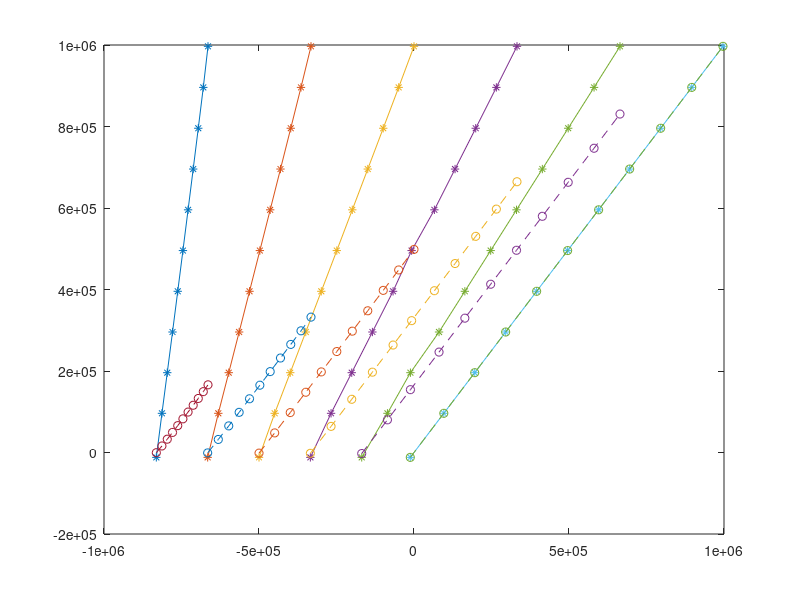
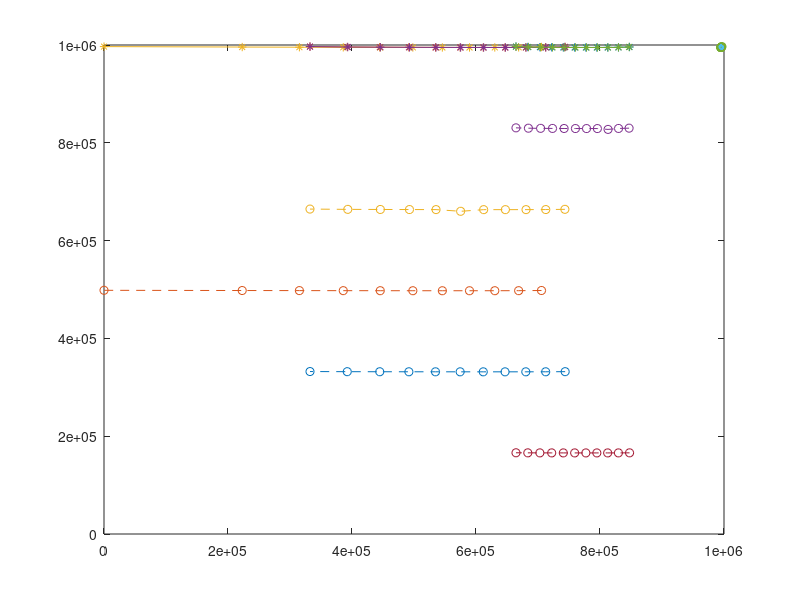
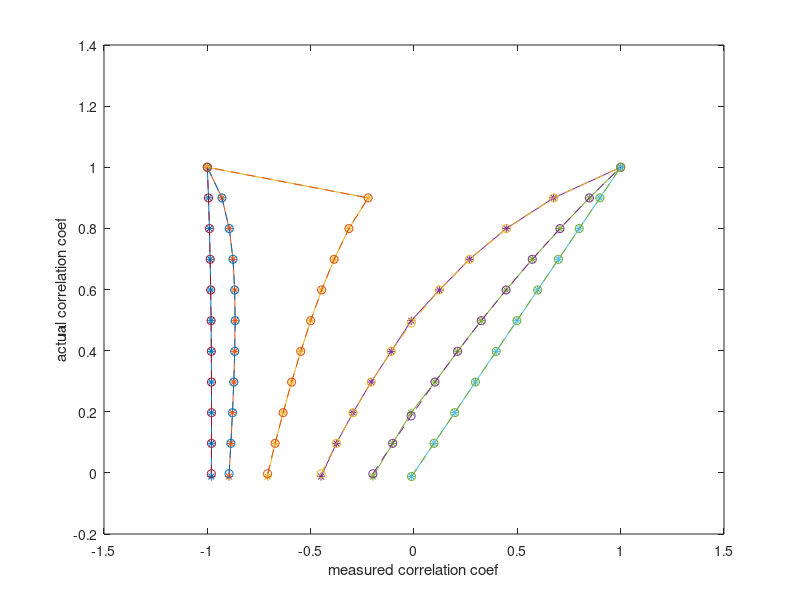
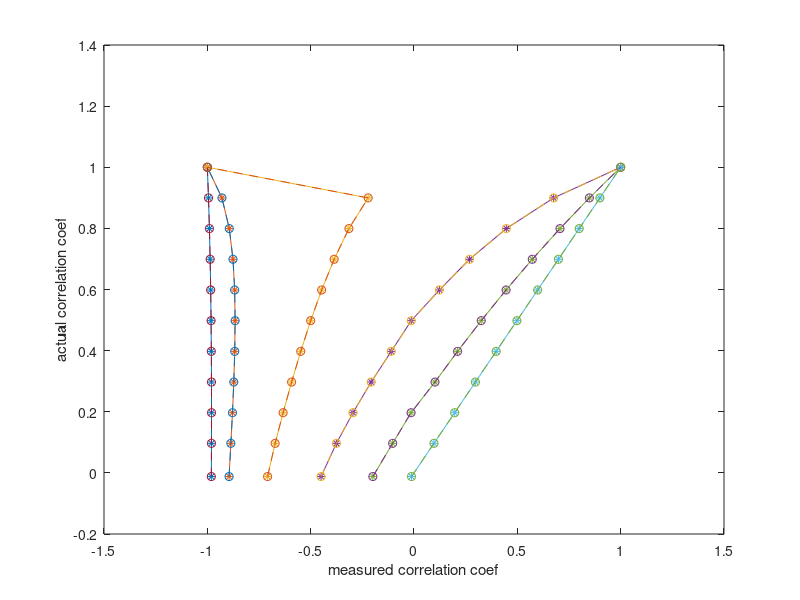

Recreate these plots in MATLAB, in order. (Note: this script raises an error after producing the figures.)
% this simulates the error in the measured noise correlations caused during
% simultaneous coductance recordings when the holding voltage is off.  This
% is equivilent to equation 2.7 in "Correlated noise..." paper.

c=[0:.1:1] ; % correlation
v2=[-50.0005:10:0] ; % voltage hold

Me_var = 10 ; % variance exc g (var(Ge)+var(s))
Mi_var = 10 ;

Ee=0 ; % revesal exc
Ei=-60;

v1=Ei; %

t=100000 ;

s_orig = normrnd(10,1,1,t) ; % conductances
Ge_orig = normrnd(10,1,1,t) ;
Gi_orig = normrnd(10,1,1,t) ;


for trial = 1:2 ;
   

for c_round = 1:length(c) ; % for each new correlation value

    
    for v_round = 1:length(v2) ; % for each new hold     
    
    S_var = c(c_round)*sqrt(Me_var*Mi_var) ; % variance of shared g
    
    s = s_orig*sqrt(S_var) ; % g actual
    Ge = Ge_orig*sqrt(Me_var-S_var) ;
    Gi = Gi_orig*sqrt(Mi_var-S_var) ;

    Me = ((Ge+s)*(v1-Ee)+(Gi+s)*(v1-Ei))/(Ei-Ee) ; % g measured
    Mi = ((Ge+s)*(v2(v_round)-Ee)+(Gi+s)*(v2(v_round)-Ei))/(Ee-Ei) ;
    
    if trial == 1 ;
       Mi = ((Ge+s)*(v2(v_round)-Ee)+(0)*(v2(v_round)-Ei))/(Ee-Ei) ; % g with inh blocked
    end
    
    AcMi(c_round,v_round) = max(xcov(Mi)) ; % variance of measured g
    AcMe(c_round,v_round) = max(xcov(Me)) ;
    
    Corr_actual = xcov(Ge+s,Gi+s) ; % actual g correlation numerator
    cna(c_round,v_round) = Corr_actual(find(abs(Corr_actual)==max(abs(Corr_actual)))) ;
    
    Corr_measured = xcov(Me,Mi) ; % measured g correatlion numerator
    cnm(c_round,v_round) = Corr_measured(find(abs(Corr_measured)==max(abs(Corr_measured)))) ;
    
    cda(c_round,v_round) = max(sqrt(xcov(Ge+s).*xcov(Gi+s))) ; % denominator actual
    cdm(c_round,v_round) = max(sqrt(xcov(Me).*xcov(Mi))) ; % denominator measured
    
    ca(c_round,v_round) = cna(c_round,v_round)/cda(c_round,v_round) ; % actuall corr coef
    cm(c_round,v_round) = cnm(c_round,v_round)/cdm(c_round,v_round) ; % measured corr coef
    
    
    end
end

if trial == 1 ;
    cnmInh = cnm ;
    AcMiInh = AcMi ;
    
    clearvars -except cnmInh AcMiInh c v1 v2 Me_var Mi_var Ee Ei t s_orig Ge_orig Gi_orig;    
else    
%     cnmCorrected = cnm - cnmInh ; % correcting the wrong way
%     cmCorrected = cnmCorrected./cdm ;
    
    d = sqrt(AcMiInh./AcMe) ; % corrected the right way
   
    % % correction for linear i-v plots
    %cnCorrected = (cnm - cnmInh)./(1-d) ; % numerator corrected
    %cdCorrected = sqrt(((AcMi - (d.^2).*AcMe + 2*d.*(cnm - cnmInh))./(1-d).^2).*AcMe) ; % denominator corrected
    
    % corrections for nonlinear i-v plots
    cnCorrected = (cnm - cnmInh) ; % numerator corrected
    cdCorrected = sqrt((AcMi - (d.^2).*AcMe + 2*d.*(cnm - cnmInh)).*AcMe) ; % denominator corrected
    
    cCorrected = cnCorrected./cdCorrected ; % corrected correlation
    
    
    figure
    plot(cnm,cna,'*-')
    hold on
    plot(cnm,cnCorrected,'o--')
    
    figure
    plot(cdm,cda,'-*')
    hold on
    plot(cdm,cdCorrected,'o--')
    
    figure
    plot(cm,ca,'*-')
    hold on
    plot(cm,cCorrected,'o--')    
    ylabel('actual correlation coef')
    xlabel('measured correlation coef')
    
%     legend('Ee=-20', 'Ee=-10','Ee=0','Ee=-20,with corrections','Ee=-10,with corrections','Ee=0,with corrections')
end

end

figure
plot(cm,ca,'*-')
hold on
plot(cm,ca,'o--')
ylabel('actual correlation coef')
xlabel('measured correlation coef')


figure
plot((v2-Ee)/60,v2-Ee)
xlabel('fraction of variance Exc reduced at assumed Ee as compared to Ei')
ylabel('voltage driving force equivelent')



% figure
% plot(c,error,'*-')
% 
figure
plot(v2-Ee,errorcn)
% 
figure
plot(v2-Ee,errorcd)
% 
figure
plot(v2-Ee,error)
% 
% figure
% plot(v2-Ee,cm(6,:))
% 
% figure
% plot(errorcn,errorcd,'*')
% 
% figure
% plot(errorcn(6,:),errorcd(6,:),'*')
% 
% figure
% plot(errorcn(:,end-1),errorcd(:,end-1),'*-')
% hold on
% plot(errorcn(1,end-1),errorcd(1,end-1),'o')

% figure 
% plot(cnm,v2-Ee,'-*')
% 
% figure
% plot(ca(:,end-1),cm(:,end-1),'b-*')
% hold on
% plot(ca(:,end-1),ca(:,end-1),'k')
